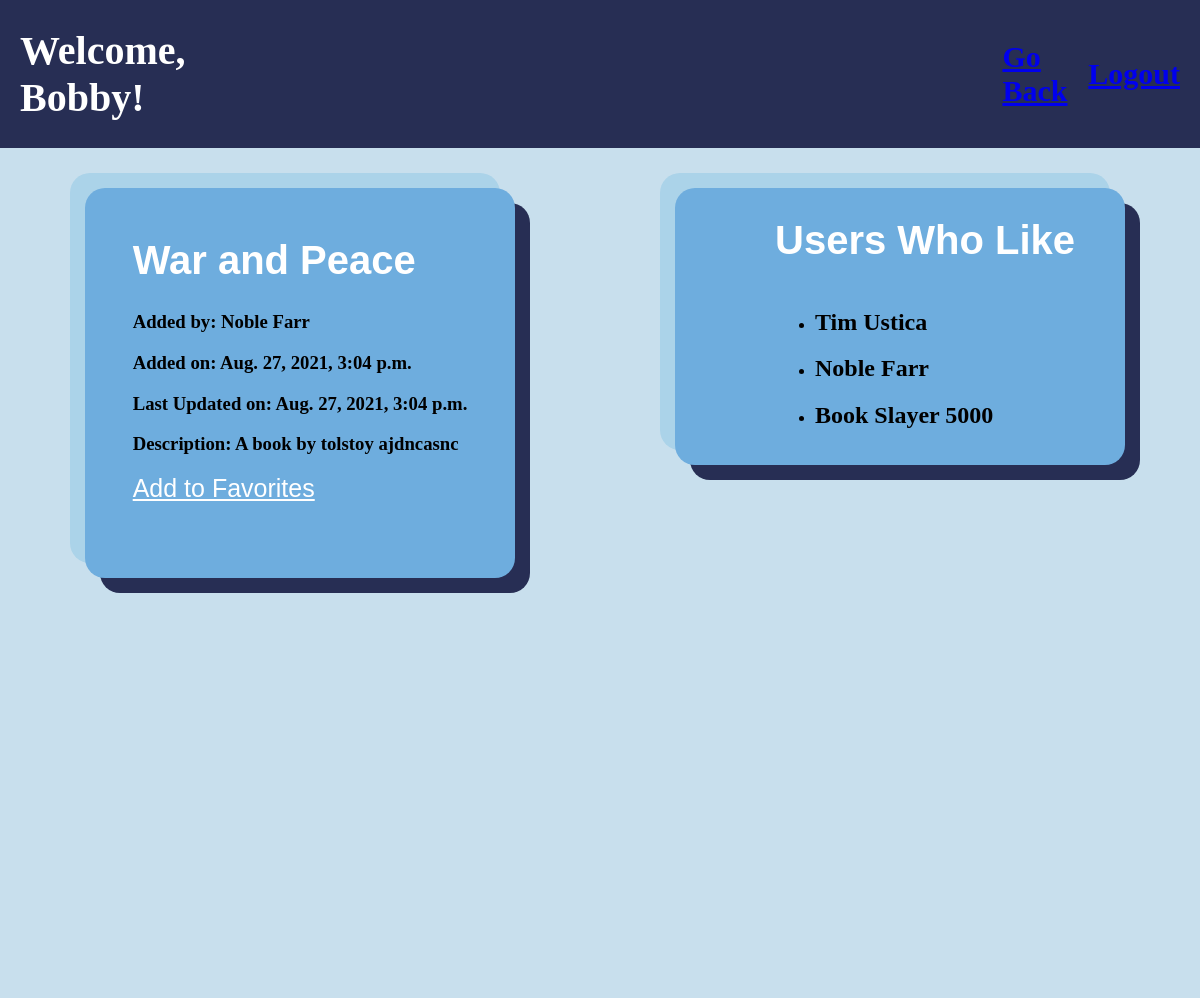
Screenshot of /book_page/19 (signed in) with the database file from the repository.
### books/models.py (models this page shows)
class User(models.Model):
    first_name = models.CharField(max_length=255)
    last_name = models.CharField(max_length=255)
    email = models.CharField(max_length=255)
    password = models.CharField(max_length=255)
    created_at = models.DateTimeField(auto_now_add=True)
    updated_at = models.DateTimeField(auto_now=True)
    objects = UserManager()

class Book(models.Model):
    title = models.CharField(max_length=255)
    description = models.TextField(default="Book Description")
    uploaded_by = models.ForeignKey(User, related_name="books_uploaded", on_delete=CASCADE)
    users_who_liked = models.ManyToManyField(User, related_name="books_liked")
    created_at = models.DateTimeField(auto_now_add=True)
    updated_at = models.DateTimeField(auto_now=True)
    objects = BookManager()

### books/views.py (the view)
# urls.py: path('book_page/<int:id>', views.book_page),
def book_page(request, id):
    user = User.objects.get(id=request.session['userid'])
    book = Book.objects.filter(id=id)
    if book:
        current_book = book[0]
    context = {
        "book": current_book,
        "user": user
    }
    return render(request, 'book_page.html', context)

### books/templates/book_page.html (shortened to what this page needs)
<!DOCTYPE html>
<html lang="en">
<head>
    <link rel="stylesheet" href="/static/login_and_register.css">
</head>
<body>
    <div class="header">
        <h1 id="fav_books">Welcome, {{user.first_name}}!</h1>
        <h2 id="go_back"><a href="/favorite_books">Go Back</a></h2>
        <h2 id="logout"><a href="/">Logout</a></h2>
    </div>
    <section id="grid_bookpage">
        <div class="book_container">
            <div action="/login_user">
                <form action="/delete_book/{{book.id}}" method="POST" id="delete_book">
                    <h1 id="register_header">{{book.title}}</h1>
                </form>
                <div id="view_book_container">
                    <h3 class="book_field">Added by: {{book.uploaded_by.first_name}} {{book.uploaded_by.last_name}}</h3>
                    <h3 class="book_field">Added on: {{book.created_at}}</h3>
                    <h3 class="book_field">Last Updated on: {{book.updated_at}}</h3>
                    {% if book.uploaded_by.id == request.session.userid %}
                        <form action="/edit_book/{{book.id}}" id="description_field" method="POST">
                            {% csrf_token %}
                            <h3 class="book_field">Description: </h3>
                            <input type="hidden" name="title" value="{{book.title}}">
                            <textarea name="description" id="edit_description" cols="25" rows="3">{{book.description}}</textarea>
                            <div id="update_buttons">
                                <button class="edit_button">Update</button>
                            </div>
                        </form>
                    {% else %}
                        <h3>Description: {{book.description}}</h3>
                    {% endif %}
                    {% if user not in book.users_who_liked.all %}
                        <a href="/add_fav/{{book.id}}" class="label_field">Add to Favorites</a>
                    {% endif %}
                </div>
            </div>
        </div>
        <div class="list_of_books">
            <h1 id="register_header">Users Who Like</h1>
            <ul>
                {% for user in book.users_who_liked.all %}
                    <li><h2>{{user.first_name}} {{user.last_name}}{% if request.session.userid == user.id %} <a href="/unfavorite/{{book.id}}"> (Unfavorite)</a> {% endif %}</h2></li>
                {% endfor %}
            </ul>
        </div>
    </section>
</body>
</html>

### books/static/login_and_register.css (style rules this page uses)
.header { width: 100%; height: auto; background-color: #272E54; display: flex; justify-content: space-between; align-items: center; }
#fav_books { color: white; padding-left: 20px; font-size: 40px; }
#logout { font-size: 30px; color: white; padding-right: 20px; }
body { margin: 0px; }
#grid_bookpage { width: 100%; height: 100vh; display: grid; grid-template-columns: repeat(2, 1fr); grid-template-rows: repeat(1, 1fr); background-color: #C8DFED; padding-bottom: 50px; }
.list_of_books { margin: 40px 75px 20px 75px; padding-left: 100px; height: auto; display: flex; flex-direction: column; align-self: flex-start; background-color: #6EADDE; border-radius: 20px; box-shadow: 15px 15px #272E54, -15px -15px #ABD3E9; }
.book_container { margin: 40px 85px 20px 85px; padding: 20px; min-height: 315px; max-height: 350px; display: flex; flex-direction: column; align-items: center; background-color: #6EADDE; border-radius: 20px; box-shadow: 15px 15px #272E54, -15px -15px #ABD3E9; }
#go_back { margin-left: 750px; font-size: 30px; color: white; }
#register_header { margin: 30px 0px 10px 0px; font-family: 'Gill Sans', 'Gill Sans MT', Calibri, 'Trebuchet MS', sans-serif; font-size: 40px; color: white; }
.label_field { color: white; font-size: 25px; font-family: 'Gill Sans', 'Gill Sans MT', Calibri, 'Trebuchet MS', sans-serif; width: 40%; }
#delete_book { display: flex; align-items: center; }

### rows the page displays
User: first_name "Bobby"
Book: title "War and Peace", uploaded_by.first_name "Noble", uploaded_by.last_name "Farr", created_at "Aug. 27, 2021, 3:04 p.m.", updated_at "Aug. 27, 2021, 3:04 p.m.", description "A book by tolstoy ajdncasnc"
User: first_name "Tim", last_name "Ustica"
User: first_name "Noble", last_name "Farr"
User: first_name "Book", last_name "Slayer 5000"
